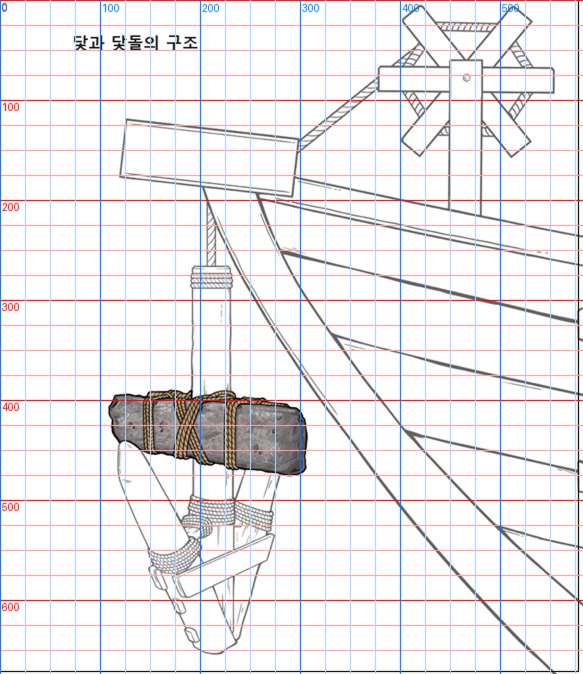
#> input picture build/staging/r194/drawing-grid-2x.png, 1166 x 1348 px, given in place of look-pan-a-crop.png.png, which was not available (shown at 1/2 size)
$ python mv.py ../../r194/drawing-grid-2x.png ../../r194/look-pan-a-crop.png
#> lines starting #> are read from the running program, lines starting #| are printed output that depends on the picture; after the words box and inside, x2 and y2 are one past the last pixel; in counts of white or black regions, pixels touching at a corner belong together
# usage: mv.py <srcdir> <frame> — writes mv-<frame>.png (baseline | new | moved>12 in red) and prints the moved bbox
import sys
from PIL import Image, ImageChops
src, f = sys.argv[1], sys.argv[2]
a = Image.open(f'/Users/augustgweon/Ships/Research/baselines/frames/{f}.png').convert('RGB')
#> a is the input picture: PIL image 1166x1348 RGB; mean R, G, B 237.1, 233.6, 236.6
b = Image.open(f'{src}/{f}.png').convert('RGB')
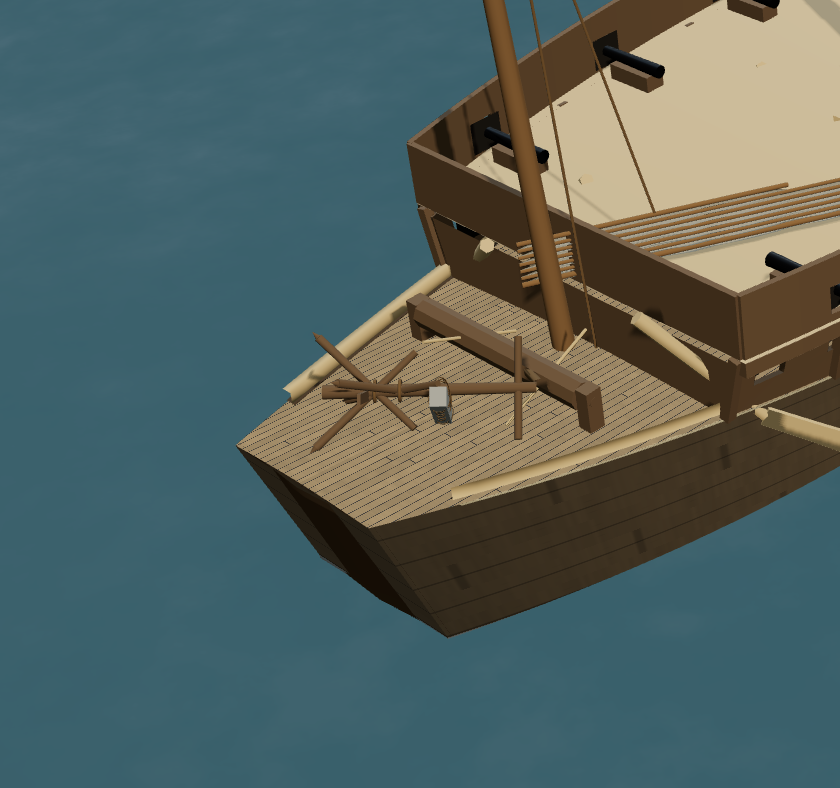
#> input picture build/staging/r194/look-pan-a-crop.png, 840 x 788 px, given in place of look-pan-a-crop.png.png, which was not available
#> b is the input picture: PIL image 840x788 RGB; mean R, G, B 83.3, 98.9, 95.4
d = ImageChops.difference(a, b).convert('L').point(lambda v: 255 if v > 12 else 0)
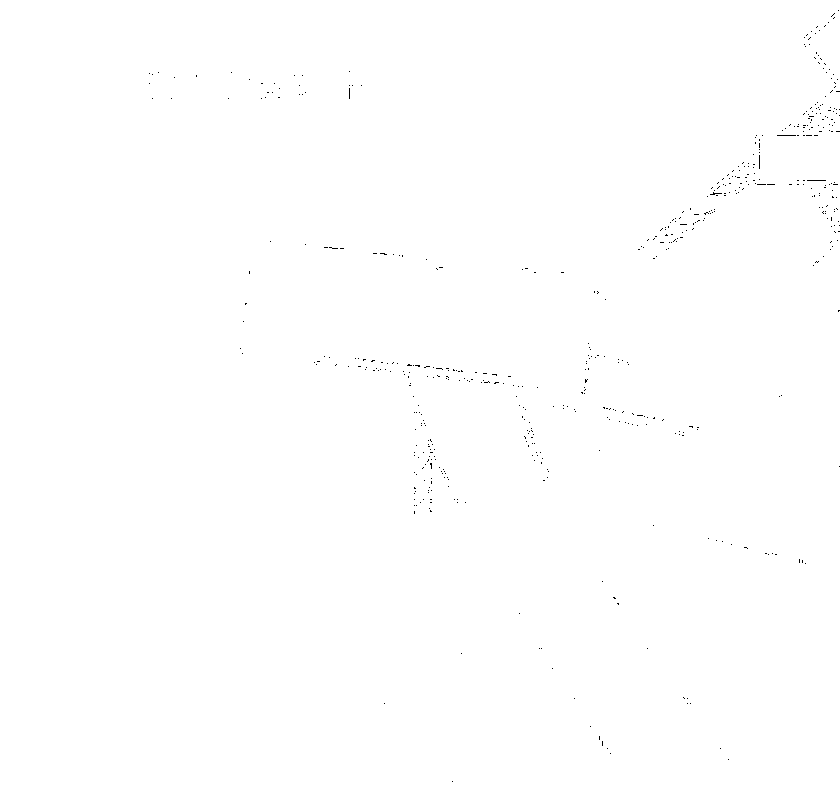
#> d: PIL image 840x788 L; 99.8% white; black in thin lines or dots, all inside (x1, y1, x2, y2) = (149, 10, 840, 782)
print(f, 'moved bbox', d.getbbox(), 'px', sum(1 for v in d.getdata() if v))
#| ../../r194/look-pan-a-crop.png moved bbox (0, 0, 840, 788) px 660925
m = b.copy(); red = Image.new('RGB', b.size, (255, 0, 0)); m.paste(red, mask=d)
#> after `red = Image.new('RGB', b.size, (255, 0, 0))`:
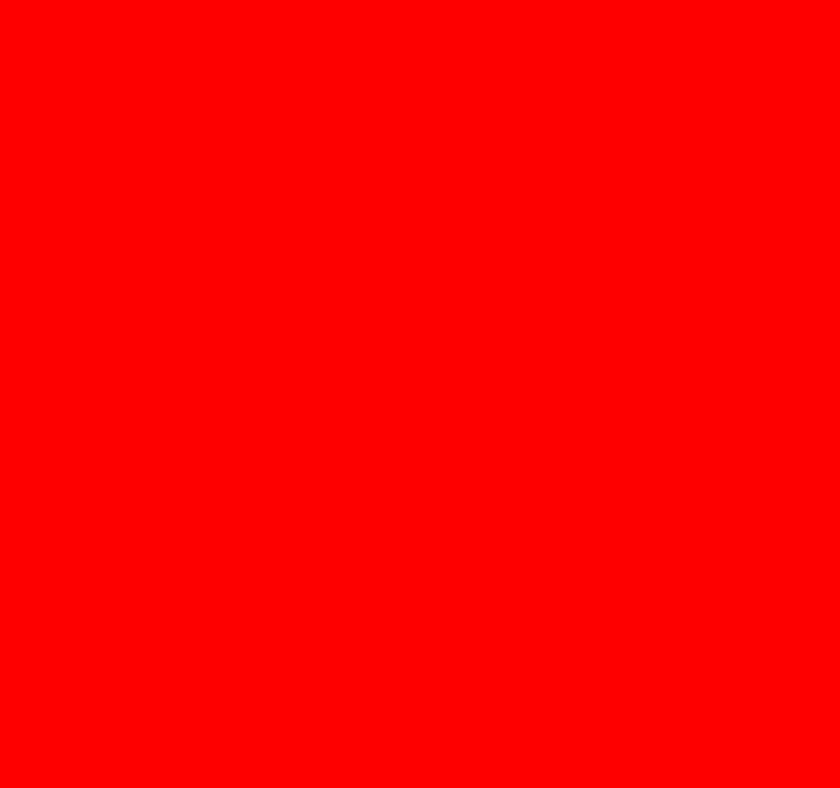
#> red: PIL image 840x788 RGB; mean R, G, B 255, 0, 0
W, H = a.size; out = Image.new('RGB', (W * 3, H)); out.paste(a, (0, 0)); out.paste(b, (W, 0)); out.paste(m, (2 * W, 0))
#> after `W, H = a.size`: W = 1166; H = 1348
#> after `out = Image.new('RGB', (W * 3, H))`: out: PIL image 3498x1348 RGB; every value is 0
#> after `out.paste(a, (0, 0))`:
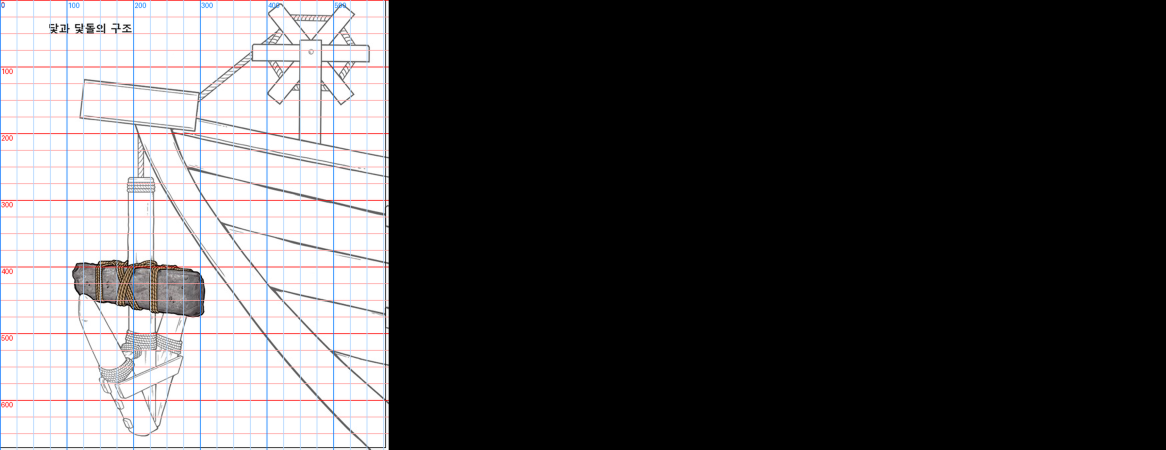
#> out: PIL image 3498x1348 RGB (shown at 1/3 size); mean R, G, B 79, 77.9, 78.9
#> after `out.paste(b, (W, 0))`:
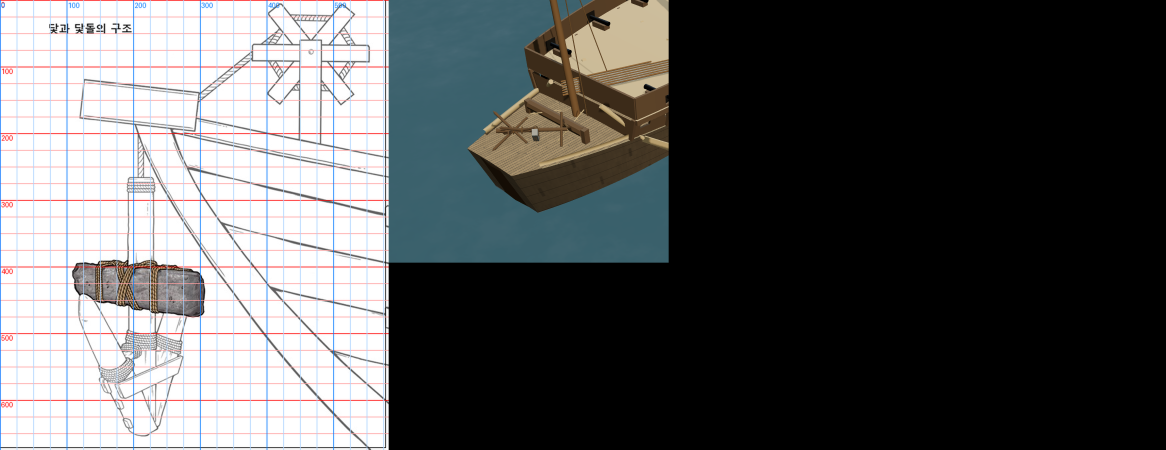
#> out: PIL image 3498x1348 RGB (shown at 1/3 size); mean R, G, B 90.7, 91.7, 92.3
#> after `out.paste(m, (2 * W, 0))`:
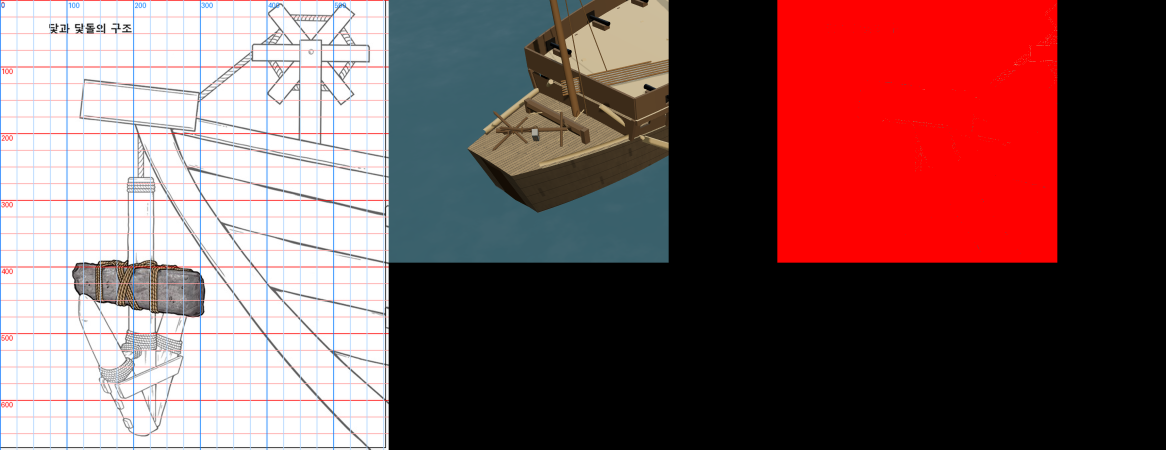
#> out: PIL image 3498x1348 RGB (shown at 1/3 size); mean R, G, B 126.5, 91.8, 92.3
out.resize((W * 3 // 2, H // 2)).save(f'mv-{f}.png')
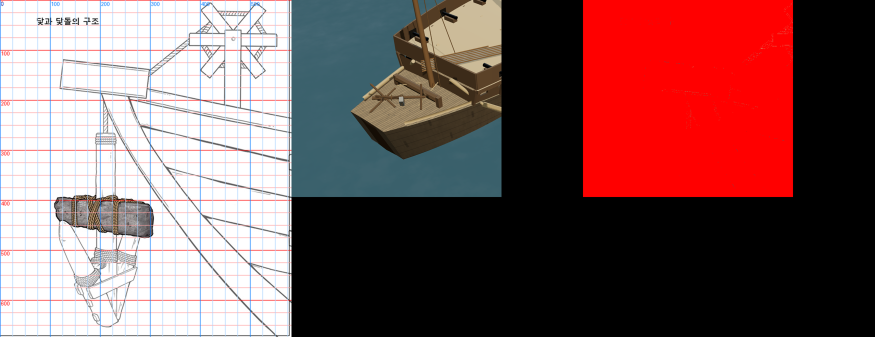
#> saved as look-pan-a-crop.png.png: PIL image 1749x674 RGB (shown at 1/2 size); mean R, G, B 126.5, 91.7, 92.3
